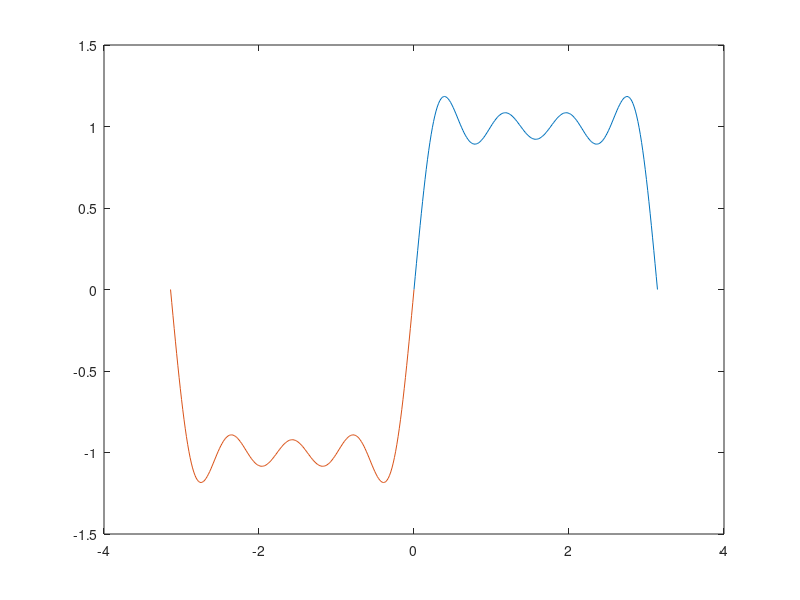
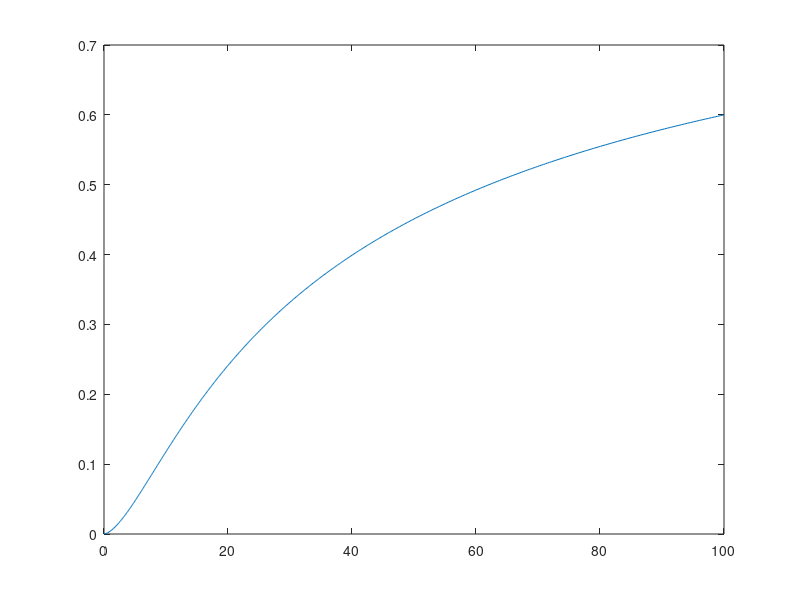

Reproduce these figures in MATLAB, in order. (Note: this script raises an error after producing the figures.)
clear all
clc
close all
%% 73-29
x1=linspace(0,pi,200);
x2=linspace(-pi,0,200);

f1 = ones(size(x1));
f2 = -ones(size(x2));

f_approx1 = (4/pi)*(sin(x1) + sin(3*x1)/3 + sin(5*x1)/5 + sin(7*x1)/7);
f_approx2 = (4/pi)*(sin(x2) + sin(3*x2)/3 + sin(5*x2)/5 + sin(7*x2)/7);

figure;
plot(x1,f_approx1); hold on;
plot(x2,f_approx2);

%% 
x = 0:0.001:0.6;
L = 100*(x/0.6).^(0.625).*((1-x)/0.4).^(-1.625);
figure;
plot(L,x)
[L,x] = ginput(1)

%% 147-11
A = [3 -2 1; 6 8 -5; 7 9 10];
B = [6 9 -4; 7 5 3; -8 2 1];
C = [-7 -5 2; 10 6 1; 3 -9 8];
cat(3, A, B, C)

size(D)

%% 152-29
R = 0.01:0.01:40;
cost = @(R) (2500)./(R*40) +(pi/2).*(R*40) + 2.*(R*40);
y = cost(R); %cost는 함수니까 배열 R에 대해 함수값 먼저 계산 후 min을 적용해야함
[minval,idx] = min(y)

%% 154-33
W = 100;
Lb = 4;
Lc = 6;
D = linspace(0,16,1000);

%% 161-59
p = [((320)^2+(160)^2) -2*((800*320)+(160*410)) (800)^2+(410)^2];
k = polyder(p);
w = roots(k);
d = sqrt((800-320*w)^2 + (410-160*w)^2)

p = [((320)^2+(160)^2) -2*((800*320)+(160*410)) (800)^2+(410)^2-900];
roots(p)

%% 163-63
v = 70;
a = 45
g = 9.81;
p1 = [-(1/2)*g v*sind(a)];
k1 = roots(p1)

p2 = [-(1/2)*g v*sind(a) -100];
k2 = roots(p2)

p3 = [-(1/2)*g v*sind(a) -200];
k3 = roots(p3)

roots(p2)
roots(p3)

%% 
function y = f3(x)
y = polyval([0.025, -0.0625, -0.333, 1, 0, 0], x);
end

x = fminbnd(@f3, -1, 4)


%%
per =[];
num = 0;
while length(per)<4
    num = num+1;
    fac = [];

    for i = 1:num-1
        if rem(num,i) == 0
            fac(end+1) = i;
        end
    end

        if num == sum(fac)
            per(end+1) = num;
        end
    
end

per

            
